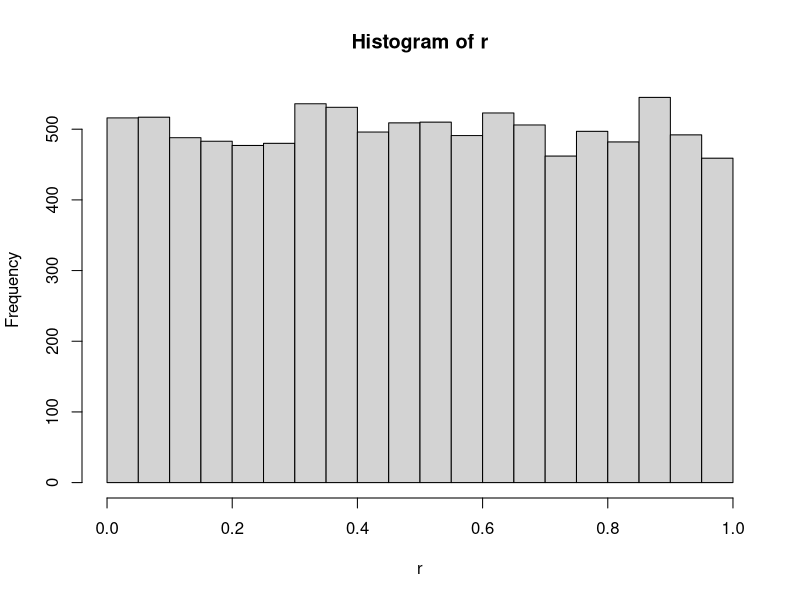
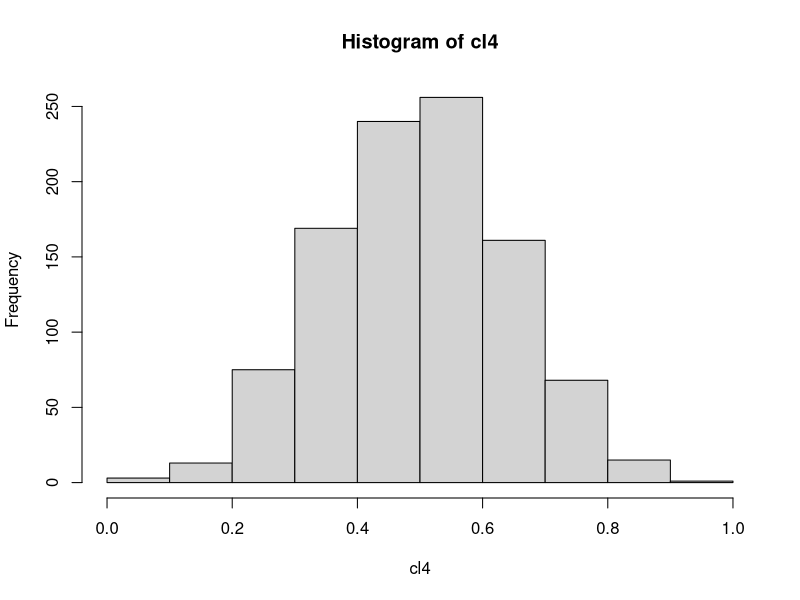
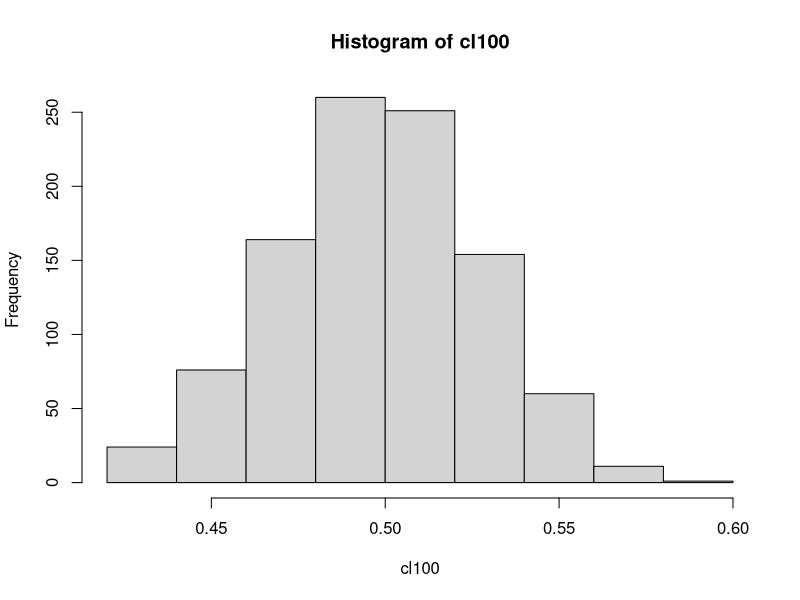

These figures' R source, in order:
# Demonstration of CLT

# Generate 1000 numbers of uniform distribution
r <- runif(10000)
hist(r)
meanr <- mean(r)
sdr <- sd(r)

# Draw three random samples from the distribution
samples1 <- sample(r, 4)
samples2 <- sample(r, 4)
samples3 <- sample(r, 4)

mean(samples1)
mean(samples2)
mean(samples3)

# Run a for loop
cl4 <- mean(sample(r, 4))

for (i in 1: 1000){
  cl4 <- c(cl4, mean(sample(r, 4)))
}

hist(cl4)

cl100 <- mean(sample(r, 100))

for (i in 1: 1000){
  cl100 <- c(cl100, mean(sample(r, 100)))
}

hist(cl100)
